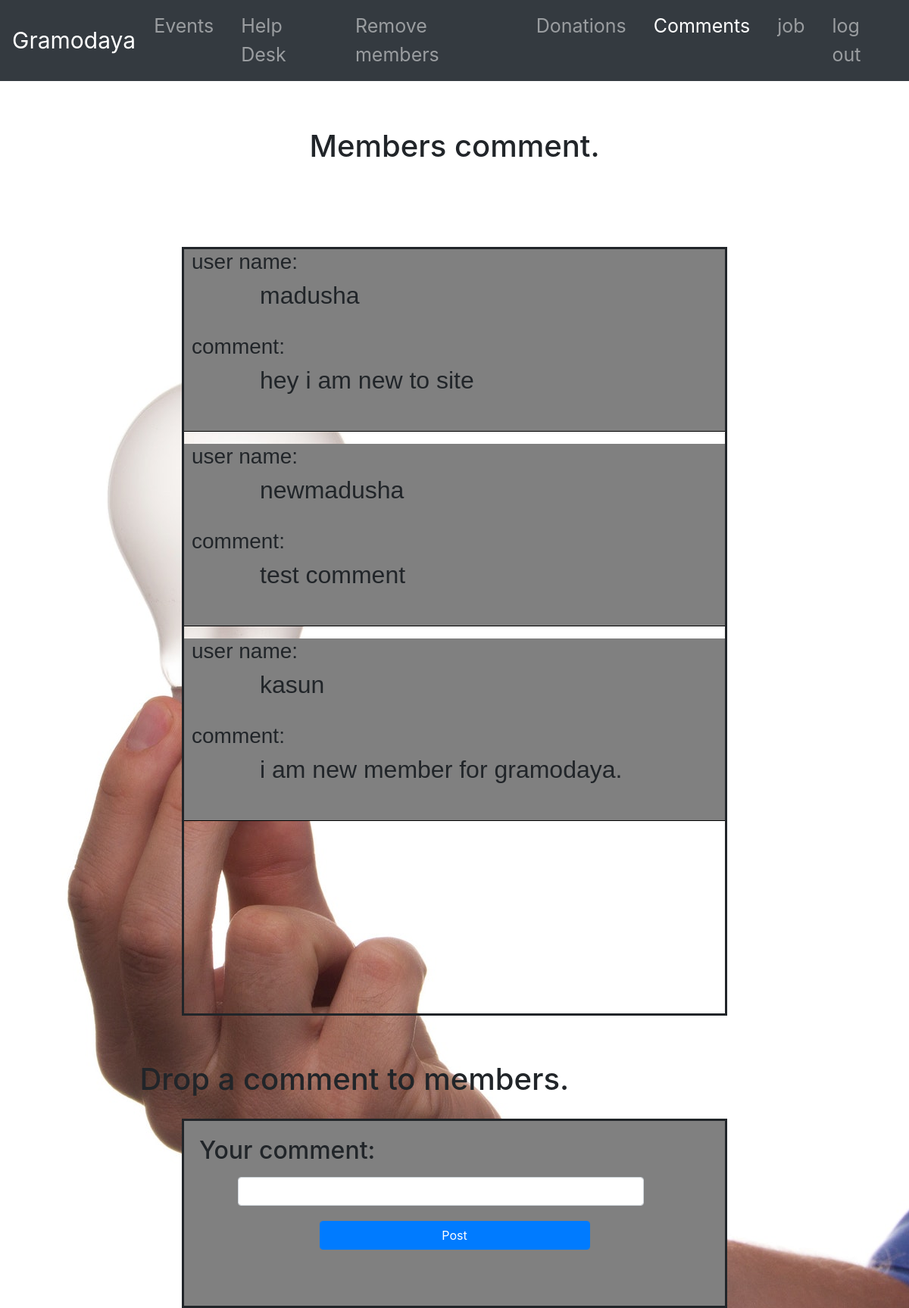
The app's page /admin_comment.php (signed in) with its own data.
### tables this page shows
CREATE TABLE IF NOT EXISTS `comment` (
  `comment_id` int(11) NOT NULL AUTO_INCREMENT,
  `uname` varchar(20) NOT NULL,
  `comt` varchar(400) NOT NULL,
  PRIMARY KEY (`comment_id`)
);

### admin_comment.php (the view, shortened to what this page needs)
<!DOCTYPE html>
<html>
    <head>
        <link rel="stylesheet" type="text/css" href="admin_comment.css">
     <link rel="stylesheet" type="text/css" href="Resourses/boostrap/bootstrap.min.css">
    </head>
      <body id="five">
         <nav class="navbar navbar-expand-sm navbar-dark bg-dark">
               <a href="" class="navbar-brand" style="font-size:30px">Gramodaya</a>
               <div class="collapse navbar-collapse justify-content-center" id="new">
               <ul class="navbar-nav">
               <li class="nav-item"><a href="upcomingevent.php" class="nav-link" style="margin-right:20px;font-size:25px">Events</a></li>
               <li class="nav-item"><a href="adminhedesk.php" class="nav-link" style="margin-right:20px;font-size:25px">Help Desk</a></li>
               <li class="nav-item"><a href="admin_manage_member.php" class="nav-link" style="margin-right:20px;font-size:25px">Remove members</a></li>
               <li class="nav-item"><a href="admindonation.php" class="nav-link" style="margin-right:20px;font-size:25px">Donations</a></li>
                 <li class="nav-item active"><a href="admin_comment.php" class="nav-link" style="margin-right:20px;font-size:25px">Comments</a></li>
                 <li class="nav-item"><a href="viewjob.php" class="nav-link" style="margin-right:20px;font-size:25px">job</a></li>
               <li class="nav-item"><a href="logout.php" class="nav-link" style="font-size:25px" onclick="return confirm('are you sure?')">log out</a></li>
               </ul>
               </div>
            </nav>
          <div class="row">
          <div class="col-12" style="text-align:center; margin-top: 5%;">
        <h1>Members comment.</h1>
        </div>
        </div>
        <div class="row">
             <div class="col-12" style="margin-top: 5%;">
          <div id="one">
          <?php
        $dbServername = "localhost";
        $dbUsername = "id11488282_root";
        $dbPassword = "123456";
        $dbName = "id11488282_foundation";
        $conn = mysqli_connect($dbServername, $dbUsername, $dbPassword, $dbName);
        $sql = "select * from comment ORDER BY comment_id DESC LIMIT 4";
        $result = mysqli_query($conn,$sql);
        while($row = mysqli_fetch_array($result)){
            $mcom = $row['uname'];
            $com = $row['comt'];
            echo "
                <div id='two'>
                <div>
                <h3>user name:</h3>
                <h2>$mcom</h2>
                </div>
                <br>
                <div>
                <h3>comment:</h3>
                <h2>$com</h2>
                </div>
                <br>
                <hr>
                </div>
            ";
        }
        ?>
          </div>
          </div>
          </div>
              <form method="post" action="">
          <div class="row">
              <div class="col-md-8 col-md-offset-2" style="margin-left: 15%">
              <h1>Drop a comment to members.</h1>
             </div>
              </div>
                <div id="three">
                    <div class="form-group">
                        <label><h2 id="four">Your comment:</h2></label>
                <input type="text" class="form-control" name="adcomt" style="width:75%;margin-left:10%;margin-bottom:20px;hieght:40px;"  required>
            <div class="text-center">
                <input class="form-control btn btn-primary "type="submit" name="submit" value="Post" style="width: 50%;">
            </div>
            </div>
                  </div>
              </form>
    </body>

### admin_comment.css (style rules this page uses)
#one { margin-top: 20px; margin-left: 20% ; height: 1015px; width: 60%; border-style: solid; margin-bottom: 60px; font-family: sans-serif; margin-top: 40px; }
h3 { margin-left: 10px; }
h2 { margin-left: 100px; }
hr { background-color: black; height: 2px; }
#two { background-color: gray; }
#three { width: 60%; margin-top: 20px; margin-left: 20%; border-style: solid; background-color: gray; height: 250px; }
#four { margin-top: 20px; margin-left: 20px; }
#five { background-image: url(img/ii.jpeg); }

### records on screen
comment: uname "madusha", comt "hey i am new to site"
comment: uname "newmadusha", comt "test comment"
comment: uname "kasun", comt "i am new member for gramodaya."
